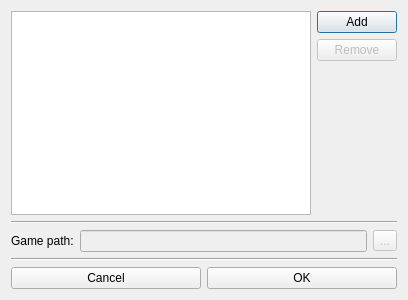
<?xml version="1.0" encoding="UTF-8"?>
<ui version="4.0">
 <class>Window_EditGame</class>
 <widget class="QDialog" name="Window_EditGame">
  <property name="geometry">
   <rect>
    <x>0</x>
    <y>0</y>
    <width>408</width>
    <height>300</height>
   </rect>
  </property>
  <property name="minimumSize">
   <size>
    <width>408</width>
    <height>300</height>
   </size>
  </property>
  <property name="maximumSize">
   <size>
    <width>408</width>
    <height>300</height>
   </size>
  </property>
  <property name="windowTitle">
   <string>Edit games</string>
  </property>
  <property name="windowIcon">
   <iconset resource="resource.qrc">
    <normaloff>:/icon.png</normaloff>:/icon.png</iconset>
  </property>
  <layout class="QVBoxLayout" name="verticalLayout">
   <item>
    <layout class="QHBoxLayout" name="horizontalLayout_selectGame">
     <item>
      <widget class="QListWidget" name="listWidget_games"/>
     </item>
     <item>
      <layout class="QVBoxLayout" name="verticalLayout_2_buttons">
       <property name="rightMargin">
        <number>0</number>
       </property>
       <item>
        <widget class="QPushButton" name="pushButton_addGame">
         <property name="text">
          <string>Add</string>
         </property>
        </widget>
       </item>
       <item>
        <widget class="QPushButton" name="pushButton_removeGame">
         <property name="enabled">
          <bool>false</bool>
         </property>
         <property name="text">
          <string>Remove</string>
         </property>
        </widget>
       </item>
       <item>
        <spacer name="verticalSpacer_buttons">
         <property name="orientation">
          <enum>Qt::Vertical</enum>
         </property>
         <property name="sizeHint" stdset="0">
          <size>
           <width>20</width>
           <height>40</height>
          </size>
         </property>
        </spacer>
       </item>
      </layout>
     </item>
    </layout>
   </item>
   <item>
    <widget class="Line" name="line">
     <property name="orientation">
      <enum>Qt::Horizontal</enum>
     </property>
    </widget>
   </item>
   <item>
    <layout class="QHBoxLayout" name="horizontalLayout">
     <property name="topMargin">
      <number>0</number>
     </property>
     <item>
      <widget class="QLabel" name="label_gamePath">
       <property name="text">
        <string>Game path:</string>
       </property>
      </widget>
     </item>
     <item>
      <widget class="QLineEdit" name="lineEdit_gamePath">
       <property name="enabled">
        <bool>false</bool>
       </property>
      </widget>
     </item>
     <item>
      <widget class="QToolButton" name="toolButton_gamePath">
       <property name="enabled">
        <bool>false</bool>
       </property>
       <property name="text">
        <string>...</string>
       </property>
      </widget>
     </item>
    </layout>
   </item>
   <item>
    <widget class="Line" name="line_2">
     <property name="orientation">
      <enum>Qt::Horizontal</enum>
     </property>
    </widget>
   </item>
   <item>
    <layout class="QHBoxLayout" name="horizontalLayout_2">
     <property name="topMargin">
      <number>0</number>
     </property>
     <item>
      <widget class="QPushButton" name="pushButton_cancel">
       <property name="text">
        <string>Cancel</string>
       </property>
      </widget>
     </item>
     <item>
      <widget class="QPushButton" name="pushButton_ok">
       <property name="text">
        <string>OK</string>
       </property>
      </widget>
     </item>
    </layout>
   </item>
  </layout>
 </widget>
 <resources>
  <include location="resource.qrc"/>
 </resources>
 <connections/>
</ui>
